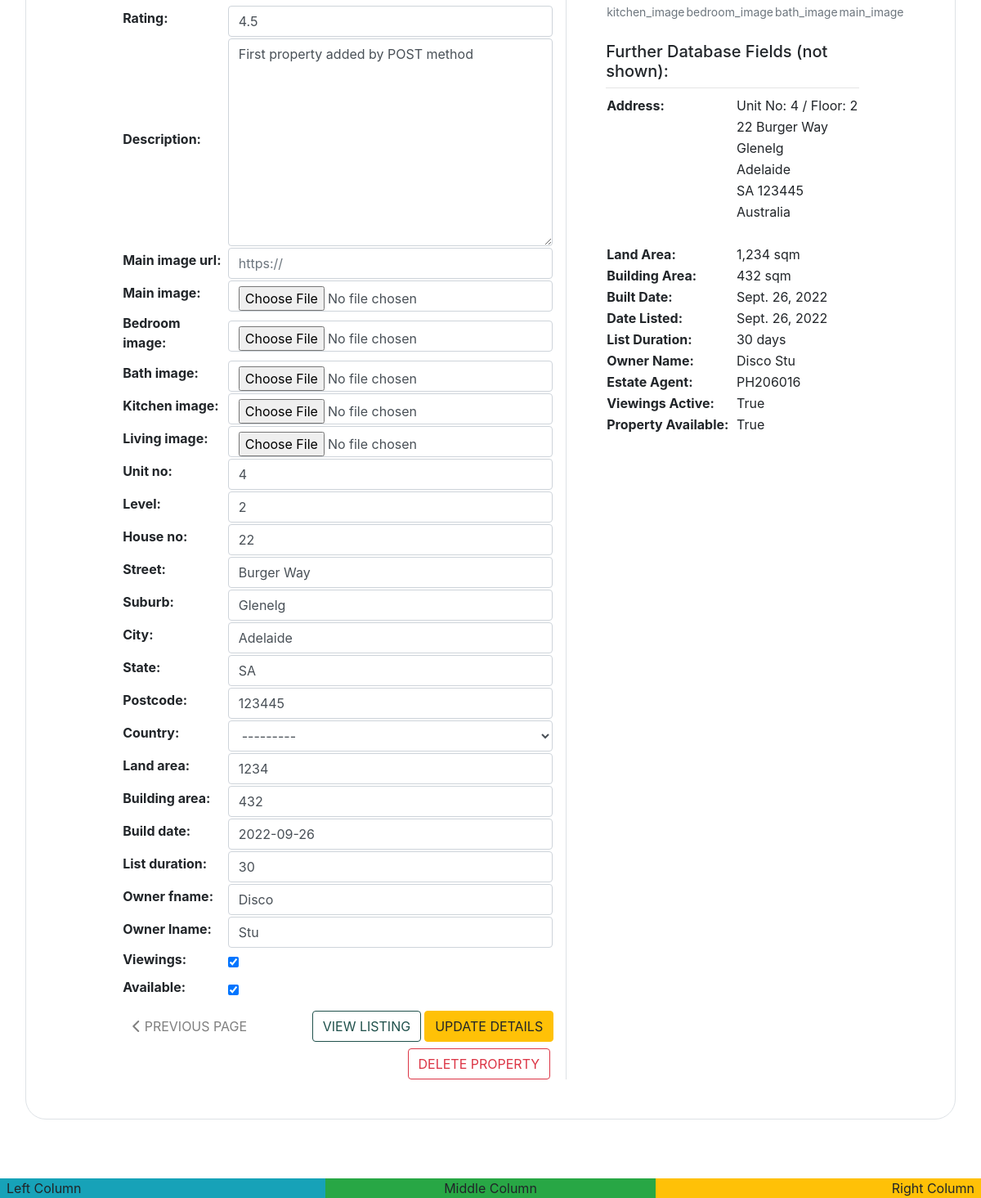
The app's page /properties/edit/16/ (signed in, lower part), older data.
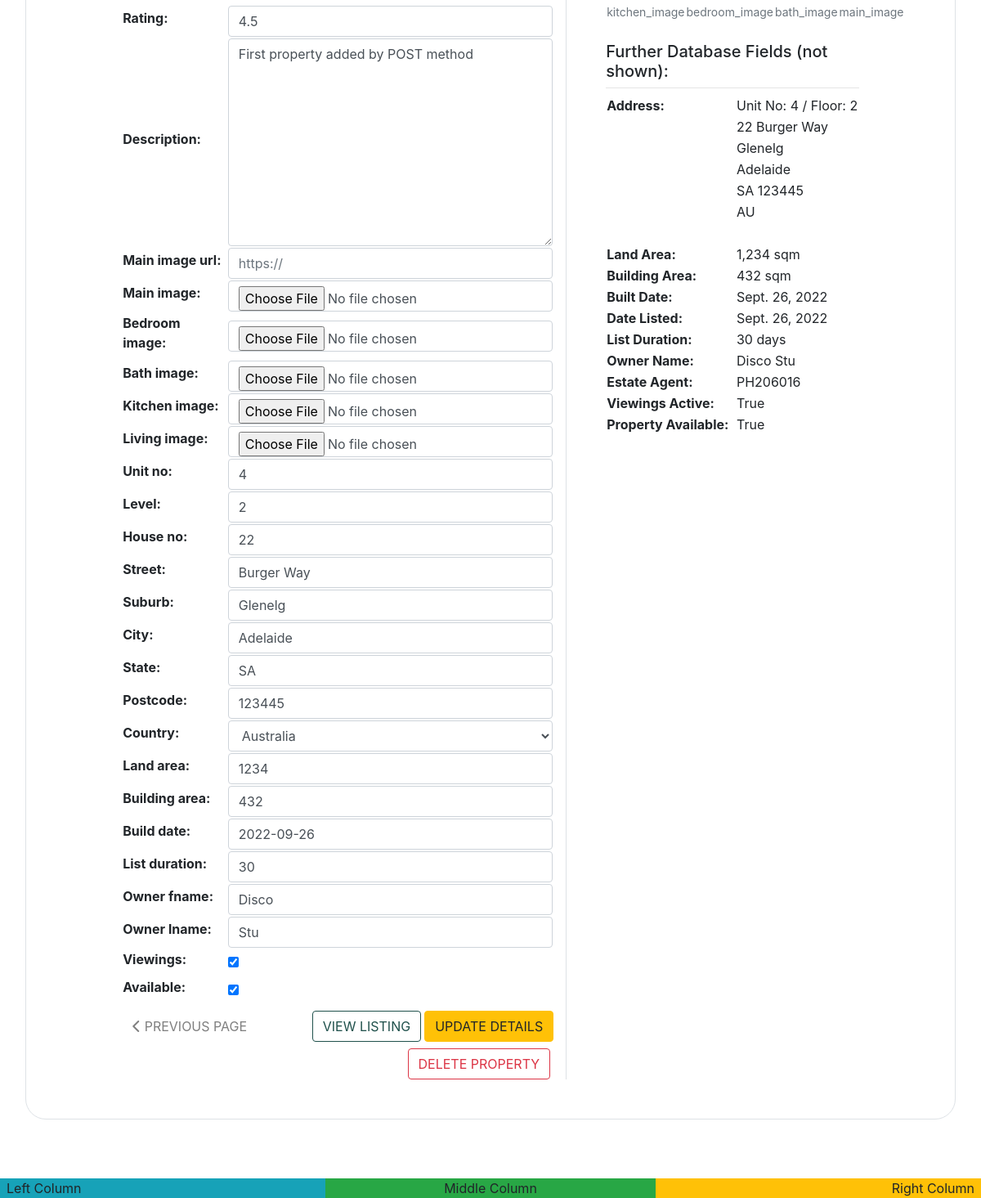
The same page, newer data.
### app_properties/models.py (models this page shows, shortened)
class Property(models.Model):
    realtor = models.ForeignKey(User, on_delete=models.CASCADE, blank=True, null=False, default=User)
    title_no = models.CharField(max_length=254)
    ribbon_feature = models.CharField(max_length=20, default="New Listing")
    name = models.CharField(max_length=30)
    category = models.ForeignKey(
        'Category', null=True, blank=True, on_delete=models.SET_NULL
        )
    sector = models.ForeignKey(
        'Sector', null=True, blank=True, on_delete=models.SET_NULL
        )
    sale_price = models.IntegerField(null=False, blank=True, default=0)
    rent_pw = models.IntegerField(null=False, blank=True, default=0)
    date_available = models.DateField(null=True, blank=True, auto_now_add=True)
    bedrooms = models.IntegerField(null=False, blank=False)
    bathrooms = models.IntegerField(null=False, blank=False)
    carports = models.IntegerField(null=False, blank=False)
    air_conditioning = models.IntegerField(null=False, blank=False)
    rating = models.DecimalField(
        max_digits=3, decimal_places=1, null=True, blank=True
        )
    description = models.TextField()
    main_image_url = models.URLField(max_length=1024, null=True, blank=True)
    main_image = models.ImageField(null=True, blank=True)
    bedroom_image = models.ImageField(null=True, blank=True)
    bath_image = models.ImageField(null=True, blank=True)
    kitchen_image = models.ImageField(null=True, blank=True)
    living_image = models.ImageField(null=True, blank=True)
    unit_no = models.IntegerField(null=True, blank=True)
    level = models.IntegerField(null=True, blank=True)
    house_no = models.IntegerField(null=True, blank=False, default="No.")
    street = models.CharField(max_length=70, default='')
    suburb = models.CharField(max_length=70, default='')
    city = models.CharField(max_length=40)
    state = models.CharField(max_length=40, null=True, blank=True)
    postcode = models.CharField(max_length=10)
    country = models.CharField(max_length=2, choices=pytz.country_names.items(), null=True, blank=True)
    land_area = models.IntegerField(null=True, blank=True)
    building_area = models.IntegerField(null=True, blank=True)
    build_date = models.DateField(null=True, blank=True)
    list_date = models.DateField(auto_now_add=True)
    list_duration = models.IntegerField(null=False, blank=False, default=30)
    owner_fname = models.CharField(max_length=254, null=True, blank=False)
    owner_lname = models.CharField(max_length=254, null=True, blank=False)
    viewings = models.BooleanField(default=True)
    available = models.BooleanField(default=False)
    class Meta:
        verbose_name_plural = 'Properties'
        get_latest_by = 'list_date'

### app_properties/views.py (the view, shortened to what this page needs)
# urls.py: path('edit/<int:property_id>/', views.edit_property, name='edit-property'),
def edit_property(request, property_id):
    prop = Property.objects.get(pk=property_id)
    property_form = PropertyForm(instance=prop)
    context = {
        'prop': prop,
        'property_form': property_form,
    }
    return render(request, 'properties/edit-properties.html', context)

### app_properties/models.py (called while the page is built)
    def __str__(self):
        return self.name

    def __str__(self):
        return self.name

### app_properties/templates/properties/edit-properties.html (shortened to what the changed rows need)
{% extends 'base.html' %}
{% load static %}
{% load humanize %}
{% block content %}
{% if user.is_authenticated %}
<div class="container-fluid">
    <section class="border m-3 px-4 py-5" style="border-radius: 25px;">
        <div class="row">
            <div class="col-12 col-md-12 col-lg-6 offset-lg-1 border-right">
                <div class="form-group">
                    <form action="{% url 'edit-property' prop.id %}" method="POST" enctype="multipart/form-data">
                        <table class="w-100">
                            {{ property_form.as_table }}
                        </table>
                        <input type="submit" class="btn btn-warning text-uppercase mt-2 float-right" value="Update Details">
                    </form>
                    <a href="{% url 'property-detail' prop.id %}">
                        <button type="button" class="btn btn-outline-reabook text-uppercase float-right mt-2 mr-1 btn-back">View Listing</button>
                    </a>
                    <a href="{% url 'properties' %}">
                        <button type="button" class="btn btn-outline text-uppercase float-left mt-2 mr-1 btn-back"><i class="fas fa-chevron-left"></i> Previous Page</button>
                    </a>
                    <div>
                        <a href="{% url 'delete-property' prop.id %}">
                            <button type="button" class="btn btn-outline-danger text-uppercase float-right mt-2 mr-1">Delete Property</button>
                        </a>
                    </div>
                </div>
            </div>
            <div class="col-lg-4 pl-5">
                <div class="property-details-container mb-3 mt-md-5">
                    <table class="w-100">
                        <tr>
                            <td class="w-25">
                                <small class="text-muted"> kitchen_image</small>
                            </td>
                            <td class="w-25">
                                <small class="text-muted"> bedroom_image</small>
                            </td>
                            <td class="w-25">
                                <small class="text-muted"> bath_image</small>
                            </td>
                            <td class="w-25">
                                <small class="text-muted"> main_image</small>
                            </td>
                        </tr>
                    </table>
                </div>
                <div class="mt-4">
                    <h5>Further Database Fields (not shown):</h5><hr class="my-2">
                    <table>
                        <tr>
                            <td><strong>Address: &nbsp;</strong></td>
                            <td>Unit No: {{ prop.unit_no }} / Floor: {{ prop.level }}</td>
                        </tr>
                        <tr>
                            <td><strong>&nbsp;</strong></td>
                            <td>{{ prop.house_no }} {{ prop.street }}</td>
                        </tr>
                        <tr>
                            <td><strong>&nbsp;</strong></td>
                            <td>{{ prop.suburb }}</td>
                        </tr>
                        <tr>
                            <td><strong>&nbsp;</strong></td>
                            <td>{{ prop.city }}</td>
                        </tr>
                        <tr>
                            <td><strong>&nbsp;</strong></td>
                            <td>{{ prop.state }} {{ prop.postcode }}</td>
                        </tr>
                        <tr>
                            <td><strong>&nbsp;</strong></td>
                            <td>{{ prop.country }}</td>
                        </tr>
                        <tr>
                            <td><strong>&nbsp;</strong></td>
                        </tr>
                        <tr>
                            <td><strong>Land Area: &nbsp;</strong></td>
                            <td>{{ prop.land_area }} sqm</td>
                        </tr>
                        <tr>
                            <td><strong>Building Area: &nbsp;</strong></td>
                            <td>{{ prop.building_area }} sqm</td>
                        </tr>
                        <tr>
                            <td><strong>Built Date: &nbsp;</strong></td>
                            <td>{{ prop.build_date }}</td>
                        </tr>
                        <tr>
                            <td><strong>Date Listed: &nbsp;</strong></td>
                            <td>{{ prop.list_date }}</td>
                        </tr>
                        <tr>
                            <td><strong>List Duration: &nbsp;</strong></td>
                            <td>{{ prop.list_duration }} days</td>
                        </tr>
                        <tr>
                            <td><strong>Owner Name: &nbsp;</strong></td>
                            <td>{{ prop.owner_fname }} {{ prop.owner_lname }} </td>
                        </tr>
                        <tr>
                            <td><strong>Estate Agent: &nbsp;</strong></td>
                            <td>{{ prop.realtor }} </td>
                        </tr>
                        <tr>
                            <td><strong>Viewings Active: &nbsp;</strong></td>
                            <td>{{ prop.viewings }} </td>
                        </tr>
                        <tr>
                            <td><strong>Property Available: &nbsp;</strong></td>
                            <td>{{ prop.available }} </td>
                        </tr>
                    </table>
                </div>
            </div>
        </div>
    </section>
</div>
{% else %}
    {% include 'includes/account-owner-required.html' %}
{% endif %}
{% endblock %}

Row changes from the older to the newer data that the page shows:
changed Property "Burger Way": country "---------" → "Australia"; country "Australia" → "AU"
